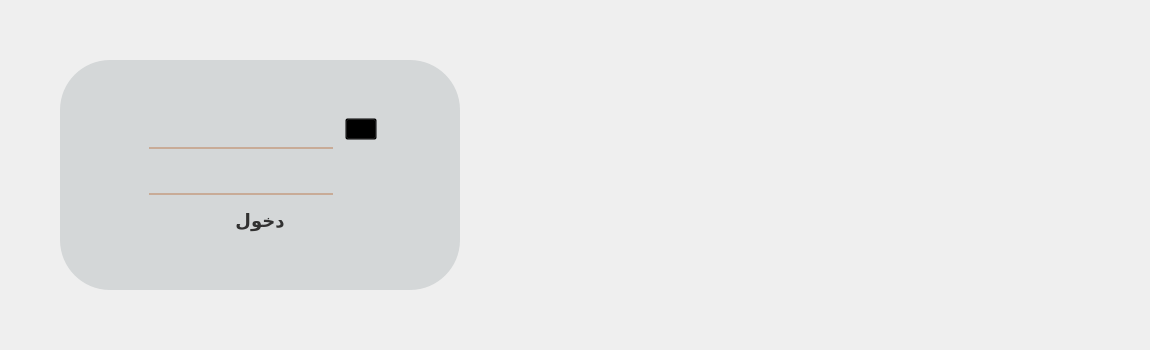
      <widget class="QWidget" name="login">
       <property name="maximumSize">
        <size>
         <width>1366</width>
         <height>768</height>
        </size>
       </property>
       <layout class="QVBoxLayout" name="verticalLayout_3">
        <item>
         <widget class="QFrame" name="Login_frame">
          <property name="cursor">
           <cursorShape>ArrowCursor</cursorShape>
          </property>
          <property name="styleSheet">
           <string notr="true">#login_btn{
border-radius:5px;
font-size:18px;
background:qlineargradient(x1: 0, y1: 0, x2: 0, y2: 1,
                                      stop: 0 #c8ab97, stop: 1 #e2d4c9);
color:#313131;
font-weight:bold;
margin:5px;
}
#login_btn::hover{
background-color:#e2d4c9;
}
#Login_frame{
background-image: url(:/cashRegisterSystem2/icons/Background.jpg);   
 border-radius: 10px;
}
#username_field,#password_field{
border-bottom: 2px solid  #c8ab97;
border-radius:1px;
color:#958071;
font-size:16px;
font-weight:bold;
margin:0px 5px;
background:transparent;
}
QLabel {
font-size:18px;
font-weight:bold;
background-color:black;
border-radius:0;
border:none;
background:transparent;
margin-right:5px;
background-image: url(:/logo/logo/username.jpg);
width:16px;
height:16px;
}
QGridLayout{
border-radius:2px;
}
#gridFrame{
background-color:rgba(185,191,193,0.5);
border-radius:50%;
}
</string>
          </property>
          <property name="frameShape">
           <enum>QFrame::StyledPanel</enum>
          </property>
          <property name="frameShadow">
           <enum>QFrame::Raised</enum>
          </property>
          <layout class="QGridLayout" name="gridLayout_5">
           <item row="2" column="3">
            <spacer name="horizontalSpacer_3">
             <property name="orientation">
              <enum>Qt::Horizontal</enum>
             </property>
             <property name="sizeType">
              <enum>QSizePolicy::Fixed</enum>
             </property>
             <property name="sizeHint" stdset="0">
              <size>
               <width>670</width>
               <height>20</height>
              </size>
             </property>
            </spacer>
           </item>
           <item row="0" column="2">
            <spacer name="verticalSpacer">
             <property name="orientation">
              <enum>Qt::Vertical</enum>
             </property>
             <property name="sizeHint" stdset="0">
              <size>
               <width>20</width>
               <height>40</height>
              </size>
             </property>
            </spacer>
           </item>
           <item row="3" column="2">
            <spacer name="verticalSpacer_2">
             <property name="orientation">
              <enum>Qt::Vertical</enum>
             </property>
             <property name="sizeHint" stdset="0">
              <size>
               <width>20</width>
               <height>40</height>
              </size>
             </property>
            </spacer>
           </item>
           <item row="2" column="0">
            <spacer name="horizontalSpacer_2">
             <property name="orientation">
              <enum>Qt::Horizontal</enum>
             </property>
             <property name="sizeHint" stdset="0">
              <size>
               <width>40</width>
               <height>20</height>
              </size>
             </property>
            </spacer>
           </item>
           <item row="2" column="2" alignment="Qt::AlignTop">
            <widget class="QFrame" name="gridFrame">
             <property name="minimumSize">
              <size>
               <width>400</width>
               <height>200</height>
              </size>
             </property>
             <property name="styleSheet">
              <string notr="true"/>
             </property>
             <property name="frameShape">
              <enum>QFrame::StyledPanel</enum>
             </property>
             <property name="frameShadow">
              <enum>QFrame::Raised</enum>
             </property>
             <layout class="QGridLayout" name="gridLayout_11">
              <item row="1" column="2">
               <spacer name="horizontalSpacer_4">
                <property name="orientation">
                 <enum>Qt::Horizontal</enum>
                </property>
                <property name="sizeHint" stdset="0">
                 <size>
                  <width>40</width>
                  <height>20</height>
                 </size>
                </property>
               </spacer>
              </item>
              <item row="0" column="1">
               <spacer name="verticalSpacer_4">
                <property name="orientation">
                 <enum>Qt::Vertical</enum>
                </property>
                <property name="sizeHint" stdset="0">
                 <size>
                  <width>20</width>
                  <height>40</height>
                 </size>
                </property>
               </spacer>
              </item>
              <item row="2" column="1">
               <spacer name="verticalSpacer_3">
                <property name="orientation">
                 <enum>Qt::Vertical</enum>
                </property>
                <property name="sizeHint" stdset="0">
                 <size>
                  <width>20</width>
                  <height>40</height>
                 </size>
                </property>
               </spacer>
              </item>
              <item row="1" column="1">
               <layout class="QGridLayout" name="gridLayout_8">
                <item row="3" column="0" colspan="2">
                 <widget class="QPushButton" name="login_btn">
                  <property name="minimumSize">
                   <size>
                    <width>0</width>
                    <height>40</height>
                   </size>
                  </property>
                  <property name="cursor">
                   <cursorShape>PointingHandCursor</cursorShape>
                  </property>
                  <property name="text">
                   <string>دخول</string>
                  </property>
                 </widget>
                </item>
                <item row="1" column="0">
                 <widget class="QLineEdit" name="username_field">
                  <property name="minimumSize">
                   <size>
                    <width>196</width>
                    <height>40</height>
                   </size>
                  </property>
                  <property name="maximumSize">
                   <size>
                    <width>300</width>
                    <height>16777215</height>
                   </size>
                  </property>
                 </widget>
                </item>
                <item row="2" column="0">
                 <widget class="QLineEdit" name="password_field">
                  <property name="minimumSize">
                   <size>
                    <width>196</width>
                    <height>40</height>
                   </size>
                  </property>
                  <property name="maximumSize">
                   <size>
                    <width>300</width>
                    <height>16777215</height>
                   </size>
                  </property>
                 </widget>
                </item>
                <item row="1" column="1" alignment="Qt::AlignHCenter|Qt::AlignVCenter">
                 <widget class="QPushButton" name="username_label">
                  <property name="maximumSize">
                   <size>
                    <width>32</width>
                    <height>16777215</height>
                   </size>
                  </property>
                  <property name="styleSheet">
                   <string notr="true">background:transparent;</string>
                  </property>
                  <property name="text">
                   <string/>
                  </property>
                  <property name="icon">
                   <iconset>
                    <normaloff>:/cashRegisterSystem2/icons/user (1).png</normaloff>
                    <normalon>:/cashRegisterSystem2/icons/profile.png</normalon>:/cashRegisterSystem2/icons/user (1).png</iconset>
                  </property>
                  <property name="iconSize">
                   <size>
                    <width>40</width>
                    <height>40</height>
                   </size>
                  </property>
                 </widget>
                </item>
                <item row="2" column="1">
                 <widget class="QPushButton" name="passwordlabel">
                  <property name="styleSheet">
                   <string notr="true">border:none;
background:transparent;</string>
                  </property>
                  <property name="text">
                   <string/>
                  </property>
                  <property name="icon">
                   <iconset resource="cashRegisterSystem.qrc">
                    <normaloff>:/cashRegisterSystem2/icons/padlock.png</normaloff>:/cashRegisterSystem2/icons/padlock.png</iconset>
                  </property>
                  <property name="iconSize">
                   <size>
                    <width>40</width>
                    <height>40</height>
                   </size>
                  </property>
                 </widget>
                </item>
               </layout>
              </item>
              <item row="1" column="0">
               <spacer name="horizontalSpacer_5">
                <property name="orientation">
                 <enum>Qt::Horizontal</enum>
                </property>
                <property name="sizeHint" stdset="0">
                 <size>
                  <width>40</width>
                  <height>20</height>
                 </size>
                </property>
               </spacer>
              </item>
             </layout>
            </widget>
           </item>
          </layout>
         </widget>
        </item>
       </layout>
      </widget>
